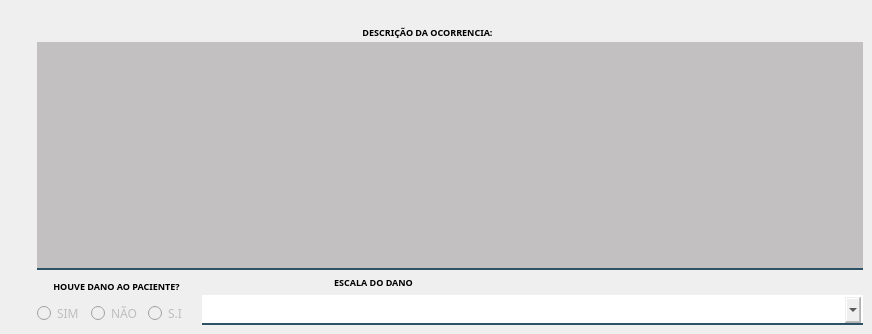
                <widget class="QWidget" name="tab_4">
                 <attribute name="title">
                  <string>Descrição da Ocorrencia</string>
                 </attribute>
                 <widget class="QLabel" name="label_74">
                  <property name="geometry">
                   <rect>
                    <x>342</x>
                    <y>24</y>
                    <width>171</width>
                    <height>16</height>
                   </rect>
                  </property>
                  <property name="font">
                   <font>
                    <family>Reem Kufi</family>
                    <pointsize>7</pointsize>
                    <bold>true</bold>
                   </font>
                  </property>
                  <property name="styleSheet">
                   <string notr="true">color: rgb(0, 0, 0);</string>
                  </property>
                  <property name="text">
                   <string>DESCRIÇÃO DA OCORRENCIA:</string>
                  </property>
                  <property name="alignment">
                   <set>Qt::AlignCenter</set>
                  </property>
                 </widget>
                 <widget class="QWidget" name="layoutWidget">
                  <property name="geometry">
                   <rect>
                    <x>37</x>
                    <y>42</y>
                    <width>826</width>
                    <height>283</height>
                   </rect>
                  </property>
                  <layout class="QVBoxLayout" name="verticalLayout_17">
                   <item>
                    <widget class="QTextEdit" name="txt_ocorrencia">
                     <property name="enabled">
                      <bool>false</bool>
                     </property>
                     <property name="minimumSize">
                      <size>
                       <width>400</width>
                       <height>211</height>
                      </size>
                     </property>
                     <property name="font">
                      <font>
                       <family>Segoe UI</family>
                      </font>
                     </property>
                     <property name="styleSheet">
                      <string notr="true">background-color: rgba(10,0,0,50);
border:2px solid rgba(0,0,0,0);
border-bottom-color:rgba(46,82,101,255);
color:rgb(0,0,0);
padding-bottom:7px</string>
                     </property>
                    </widget>
                   </item>
                   <item>
                    <layout class="QHBoxLayout" name="horizontalLayout_16">
                     <item>
                      <layout class="QVBoxLayout" name="verticalLayout_16">
                       <item>
                        <widget class="QLabel" name="label_75">
                         <property name="font">
                          <font>
                           <family>Reem Kufi</family>
                           <pointsize>7</pointsize>
                           <bold>true</bold>
                          </font>
                         </property>
                         <property name="styleSheet">
                          <string notr="true">color: rgb(0, 0, 0);</string>
                         </property>
                         <property name="text">
                          <string>HOUVE DANO AO PACIENTE?</string>
                         </property>
                         <property name="alignment">
                          <set>Qt::AlignCenter</set>
                         </property>
                        </widget>
                       </item>
                       <item>
                        <layout class="QHBoxLayout" name="horizontalLayout_29">
                         <item>
                          <widget class="QRadioButton" name="rb_dano_sim">
                           <property name="enabled">
                            <bool>false</bool>
                           </property>
                           <property name="font">
                            <font>
                             <family>Reem Kufi</family>
                            </font>
                           </property>
                           <property name="text">
                            <string>SIM</string>
                           </property>
                          </widget>
                         </item>
                         <item>
                          <widget class="QRadioButton" name="rb_dano_nao">
                           <property name="enabled">
                            <bool>false</bool>
                           </property>
                           <property name="font">
                            <font>
                             <family>Reem Kufi</family>
                            </font>
                           </property>
                           <property name="text">
                            <string>NÃO</string>
                           </property>
                          </widget>
                         </item>
                         <item>
                          <widget class="QRadioButton" name="rb_dano_SI">
                           <property name="enabled">
                            <bool>false</bool>
                           </property>
                           <property name="font">
                            <font>
                             <family>Reem Kufi</family>
                            </font>
                           </property>
                           <property name="text">
                            <string>S.I</string>
                           </property>
                          </widget>
                         </item>
                        </layout>
                       </item>
                      </layout>
                     </item>
                     <item>
                      <layout class="QVBoxLayout" name="verticalLayout_5">
                       <item>
                        <widget class="QLabel" name="label_76">
                         <property name="minimumSize">
                          <size>
                           <width>343</width>
                           <height>0</height>
                          </size>
                         </property>
                         <property name="maximumSize">
                          <size>
                           <width>343</width>
                           <height>16777215</height>
                          </size>
                         </property>
                         <property name="font">
                          <font>
                           <family>Reem Kufi</family>
                           <pointsize>7</pointsize>
                           <bold>true</bold>
                          </font>
                         </property>
                         <property name="styleSheet">
                          <string notr="true">color: rgb(0, 0, 0);</string>
                         </property>
                         <property name="text">
                          <string>ESCALA DO DANO</string>
                         </property>
                         <property name="alignment">
                          <set>Qt::AlignCenter</set>
                         </property>
                        </widget>
                       </item>
                       <item>
                        <widget class="QComboBox" name="cb_dan">
                         <property name="enabled">
                          <bool>false</bool>
                         </property>
                         <property name="minimumSize">
                          <size>
                           <width>661</width>
                           <height>0</height>
                          </size>
                         </property>
                         <property name="maximumSize">
                          <size>
                           <width>661</width>
                           <height>16777215</height>
                          </size>
                         </property>
                         <property name="font">
                          <font>
                           <family>Reem Kufi</family>
                          </font>
                         </property>
                         <property name="styleSheet">
                          <string notr="true">border:2px solid rgba(0,0,0,0);
border-bottom-color:rgba(46,82,101,255);
color:rgb(0,0,0);
padding-bottom:7px</string>
                         </property>
                         <item>
                          <property name="text">
                           <string/>
                          </property>
                         </item>
                         <item>
                          <property name="text">
                           <string>NÃO REGISTRADO</string>
                          </property>
                         </item>
                         <item>
                          <property name="text">
                           <string>NENHUM</string>
                          </property>
                         </item>
                         <item>
                          <property name="text">
                           <string>LEVE -(apresentou sintomas leves, danos de curta duração, necessitou de observação mínima.)</string>
                          </property>
                         </item>
                         <item>
                          <property name="text">
                           <string>MODERADO -(apresentou sintomas, danos permanentes ou a longo prazo, necessitou de procedimento suplementar ou terapêutica adicional.)</string>
                          </property>
                         </item>
                         <item>
                          <property name="text">
                           <string>GRAVE - (necessitou de intervenção para salvar vida, intervenção médico-cirúrgica, danos permanentes ou em longo prazo..)</string>
                          </property>
                         </item>
                         <item>
                          <property name="text">
                           <string>ÓBITO -(causado pelo evento adverso.)</string>
                          </property>
                         </item>
                        </widget>
                       </item>
                      </layout>
                     </item>
                    </layout>
                   </item>
                  </layout>
                 </widget>
                </widget>
